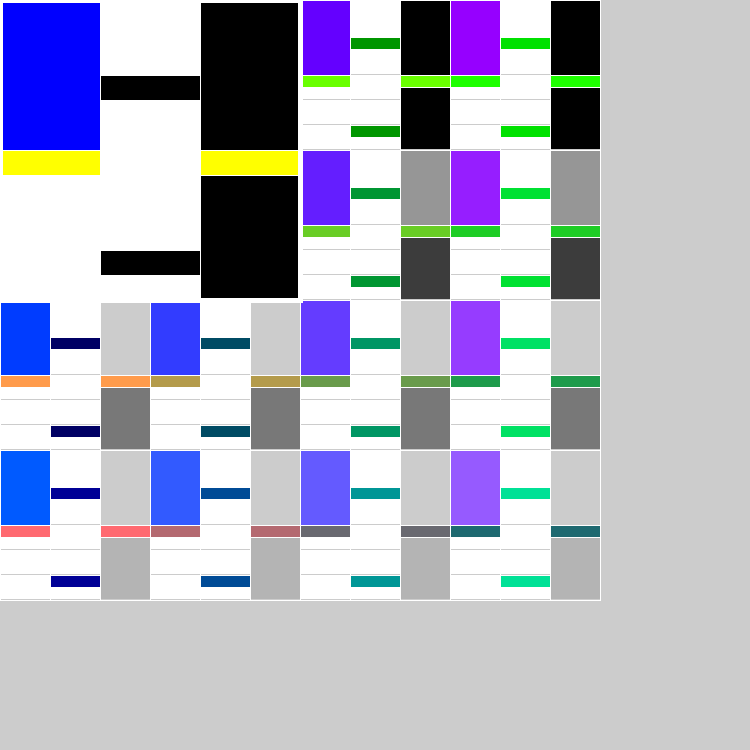
Frame 1 (no input)
Frame 60 (the mouse pressed at the canvas centre just before this capture): identical to frame 1, image omitted
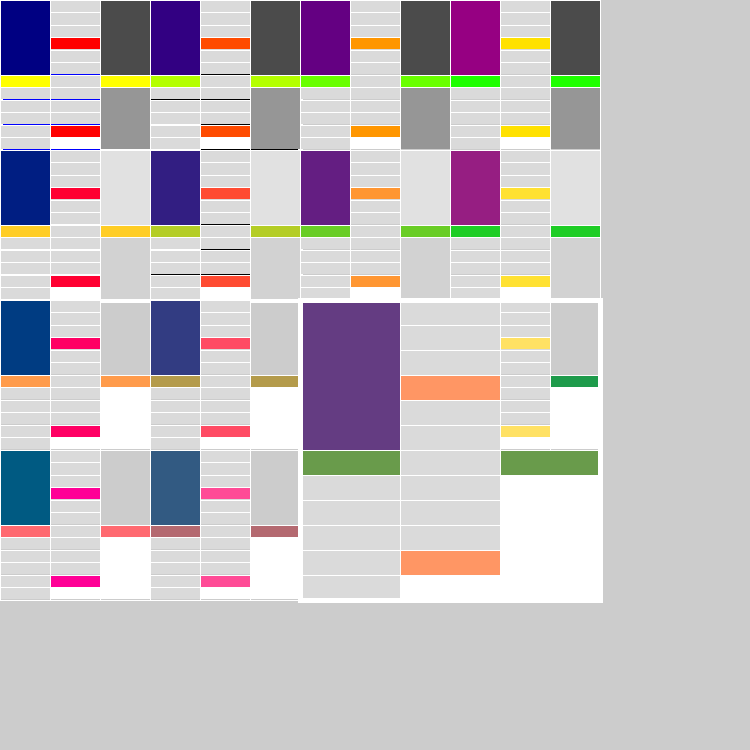
Frame 120 (the mouse held since frame 60 and released just before this capture)

The Processing sketch that drew these frames (run headless with seeded random() and noise(); from frame 60 on, the mouse is pressed at the canvas centre):

// Processing sketch: processing_58166
// ── processing_58166.pde

// Created by Emily Chang
// ARCH 2503 Digital Media, Department of Architecture, Cornell AAP
// Eames House by Charles and Ray Eames


void setup() {
  size(750, 750); 
  noCursor();
}

void draw() {

  test(0, 0, 50, 50, 150, 150);
  test(150, 0, 50, 50, 150, 150);
  test(0, 150, 50, 50, 150, 150);
  test(150, 150, 50, 50, 150, 150);
  test(0, 300, 50, 50, 150, 150);
  test(450, 0, 50, 50, 150, 150);
  test(0, 450, 50, 50, 150, 150); 
  test(150, 300, 50, 50, 150, 150);
  test(450, 300, 50, 50, 150, 150);
  test(150, 450, 50, 50, 150, 150);
  test(450, 150, 50, 50, 150, 150);
  test(450, 450, 50, 50, 150, 150);
  test(300, 300, 50, 50, 150, 150);
  test(300, 450, 50, 50, 150, 150);
  test(300, 0, 50, 50, 150, 150);
  test(300, 150, 50, 50, 150, 150);

  if (mouseX<150 && mouseY<150) {
    test(0, 0, 100, 100, 300, 300);
    strokeWeight(5);
    stroke(255);
    rect (0, 0, 300, 300);
  }
  if (mouseX>150&& mouseX<300 && mouseY<150) {
    test(150, 0, 100, 100, 300, 300);
    strokeWeight(5);
    stroke(255);
    rect(150, 0, 300, 300);
  }
  if (mouseX>300&& mouseX<450 && mouseY<150) {
    test (300, 0, 100, 100, 300, 300);
    strokeWeight(5);
    stroke(255);
    rect(300, 0, 300, 300);
  }
  if (mouseX>450&& mouseX<600 && mouseY<150) {
    test (450, 0, 100, 100, 300, 300);
    strokeWeight(5);
    stroke(255);
    rect(450, 0, 300, 300);
  }
  if (mouseX<150 && mouseY>150&&mouseY<300) {
    test(0, 150, 100, 100, 300, 300);
    strokeWeight(5);
    stroke(255);
    rect(0, 150, 300, 300);
  }
  if (mouseX>150&& mouseX<300 && mouseY>150&&mouseY<300) {
    test(150, 150, 100, 100, 300, 300);
    strokeWeight(5);
    stroke(255);
    rect(150, 150, 300, 300);
  }
  if (mouseX>300&& mouseX<450 && mouseY>150 && mouseY<300) {
    test (300, 150, 100, 100, 300, 300);
    strokeWeight(5);
    stroke(255);
    rect(300, 150, 300, 300);
  }
  if (mouseX>450&& mouseX<600 && mouseY>150 && mouseY<300) {
    test (450, 150, 100, 100, 300, 300);
    strokeWeight(5);
    stroke(255);
    rect(450, 150, 300, 300);
  }
  if (mouseX<150 && mouseY>300&&mouseY<450) {
    test(0, 300, 100, 100, 300, 300);
    strokeWeight(5);
    stroke(255);
    rect(0, 300, 300, 300);
  }
  if (mouseX>150&& mouseX<300 && mouseY>300&&mouseY<450) {
    test(150, 300, 100, 100, 300, 300);
    strokeWeight(5);
    stroke(255);
    rect(150, 300, 300, 300);
  }
  if (mouseX>300&& mouseX<450 && mouseY>300 && mouseY<450) {
    test (300, 300, 100, 100, 300, 300);
    strokeWeight(5);
    stroke(255);
    rect(300, 300, 300, 300);
  }
  if (mouseX>450&& mouseX<600 && mouseY>300 && mouseY<450) {
    test (450, 300, 100, 100, 300, 300);
    strokeWeight(5);
    stroke(255);
    rect(450, 300, 300, 300);
  }
  if (mouseX<150 && mouseY>450&&mouseY<600) {
    test(0, 450, 100, 100, 300, 300);
    strokeWeight(5);
    stroke(255);
    rect(0, 450, 300, 300);
  }
  if (mouseX>150&& mouseX<300 && mouseY>450&&mouseY<600) {
    test(150, 450, 100, 100, 300, 300);
    strokeWeight(5);
    stroke(255);
    rect(150, 450, 300, 300);
  }
  if (mouseX>300&& mouseX<450 && mouseY>450 && mouseY<600) {
    test (300, 450, 100, 100, 300, 300);
    strokeWeight(5);
    stroke(255);
    rect(300, 450, 300, 300);
  }
  if (mouseX>450&& mouseX<600 && mouseY>450 && mouseY<600) {
    test (450, 450, 100, 100, 300, 300);
    strokeWeight(5);
    stroke(255);
    rect(450, 450, 300, 300);
  }
}

void test (int xOrigin, int yOrigin, int xLoc, int yLoc, int mWid, int mHei) {

  fill(xOrigin/3, yOrigin/5, 255-mouseY/3); //blue
  noStroke();
  rect(xOrigin, yOrigin, xLoc, mHei/2); 
  fill(255-xOrigin/2, 255-yOrigin/3, yOrigin/4); //yellow

  rect(xOrigin, yOrigin+mWid/2, mHei, mHei/12);

  fill(255-mouseX/10); //lightgray

  rect(xOrigin+xLoc, yOrigin, yLoc, xLoc);
  rect(xOrigin+xLoc, yOrigin+mWid/12, yLoc, mHei/12);
  rect(xOrigin+xLoc, yOrigin+2*mWid/12, yLoc, mHei/12);
  rect(xOrigin+xLoc, yOrigin+4*mWid/12, yLoc, mHei/12);
  rect(xOrigin+xLoc, yOrigin+5*mWid/12, yLoc, mHei/12);
  rect(xOrigin+xLoc, yOrigin+6*mWid/12, yLoc, mHei/12);
  rect(xOrigin+xLoc, yOrigin+7*mWid/12, yLoc, mHei/12);
  rect(xOrigin+xLoc, yOrigin+8*mWid/12, yLoc, mHei/12);
  rect(xOrigin+xLoc, yOrigin+9*mWid/12, yLoc, mHei/12);
  rect(xOrigin+xLoc, yOrigin+10*mWid/12, yLoc, mHei/12);
  rect(xOrigin+xLoc, yOrigin+11*mWid/12, yLoc, mHei/12);
  rect(xOrigin, yOrigin+7*mWid/12, yLoc, mHei/12);
  rect(xOrigin, yOrigin+8*mWid/12, yLoc, mHei/12);
  rect(xOrigin, yOrigin+9*mWid/12, yLoc, mHei/12);
  rect(xOrigin, yOrigin+10*mWid/12, yLoc, mHei/12);
  rect(xOrigin, yOrigin+11*mWid/12, yLoc, mHei/12);

  fill(mouseX, xOrigin/2, yOrigin/3);//red
  rect(xOrigin+xLoc, yOrigin+3*mWid/12, yLoc, mHei/12);
  rect(xOrigin+xLoc, yOrigin+10*mWid/12, yLoc, mHei/12);
  fill(255); //white
  rect(xOrigin+xLoc, yOrigin+11*mWid/12, yLoc, mHei/12);
  fill(yOrigin+mouseY/5); //black
  rect(xOrigin+xLoc+yLoc, yOrigin, yLoc, mHei/2);
  fill((mouseY+yOrigin)/2.5);
  rect(xOrigin+xLoc+yLoc, yOrigin+7*mWid/12, yLoc, 5*mHei/12);

  stroke(255);
  strokeWeight(1);
  noFill();
  rect(xOrigin, yOrigin, mWid, mHei);
  strokeWeight(1);
  line(xOrigin+xLoc, yOrigin, xOrigin+xLoc, yOrigin+mHei);
  line(xOrigin+xLoc+yLoc, yOrigin, xOrigin+xLoc+yLoc, yOrigin+mHei);
  line(xOrigin, yOrigin+6*mWid/12, xOrigin+mHei, yOrigin+6*mHei/12);
  line(xOrigin, yOrigin+7*mWid/12, xOrigin+mHei, yOrigin+7*mHei/12);
  strokeWeight(1);
  line(xOrigin+xLoc, yOrigin+mWid/12, xOrigin+xLoc+yLoc, yOrigin+mHei/12);
  line(xOrigin+xLoc, yOrigin+2*mWid/12, xOrigin+xLoc+yLoc, yOrigin+2*mHei/12);
  line(xOrigin+xLoc, yOrigin+3*mWid/12, xOrigin+xLoc+yLoc, yOrigin+3*mHei/12);
  line(xOrigin+xLoc, yOrigin+4*mWid/12, xOrigin+xLoc+yLoc, yOrigin+4*mHei/12);
  line(xOrigin+xLoc, yOrigin+5*mWid/12, xOrigin+xLoc+yLoc, yOrigin+5*mHei/12);
  line(xOrigin+xLoc, yOrigin+8*mWid/12, xOrigin+xLoc+yLoc, yOrigin+8*mHei/12);
  line(xOrigin+xLoc, yOrigin+9*mWid/12, xOrigin+xLoc+yLoc, yOrigin+9*mHei/12);
  line(xOrigin+xLoc, yOrigin+10*mWid/12, xOrigin+xLoc+yLoc, yOrigin+10*mHei/12);
  line(xOrigin+xLoc, yOrigin+11*mWid/12, xOrigin+xLoc+yLoc, yOrigin+11*mHei/12);
  line(xOrigin, yOrigin+8*mWid/12, xOrigin+yLoc, yOrigin+8*mHei/12);
  line(xOrigin, yOrigin+9*mWid/12, xOrigin+yLoc, yOrigin+9*mHei/12);
  line(xOrigin, yOrigin+10*mWid/12, xOrigin+yLoc, yOrigin+10*mHei/12);
  line(xOrigin, yOrigin+11*mWid/12, xOrigin+yLoc, yOrigin+11*mHei/12);

}
